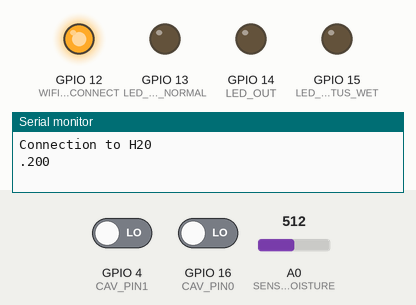
Simulated run of this sketch. Board: ESP8266 (NodeMCU). Parts: output pins drawn as LEDs (lit = HIGH), the last lines printed to the serial monitor. The test bench sets the inputs (shaded band); at power-on: GPIO 4 (CAV_PIN1) LOW, GPIO 16 (CAV_PIN0) LOW, A0 (SENSOR_MOISTURE) = 512. WiFi joins after 1.5 s; servers stay silent unless stated; the Firebase database answers and starts empty.

Above: at 0.3 s.
At 1.7 s:
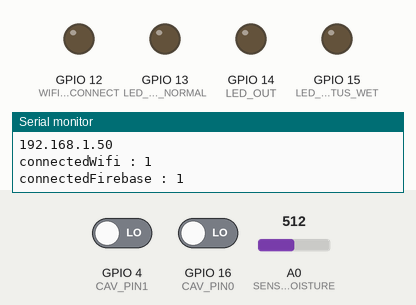
At 30.3 s:
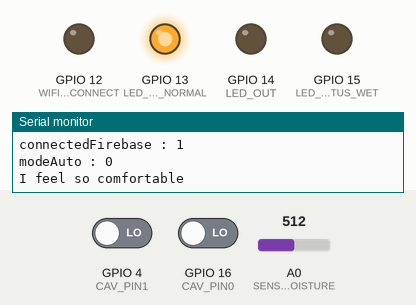
Timing chart, 0 to 31.8 s (numbered marks = the images above):
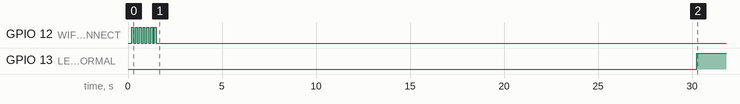

The sketch:

sketch_firebase.ino
```cpp
#include <FirebaseArduino.h>
#include <ESP8266WiFi.h>

#define FIREBASE_HOST "humiditeplantes.firebaseio.com/"
#define FIREBASE_AUTH "hwSjDnso1SLi4pJel1t9obEHkJLubKXst9cSUywi"

#define WIFI_SSID "H20"
#define WIFI_PASSWORD "qqqq4444"

#define WIFI_LED_CONNECT 12
#define LED_OUT 14
#define LED_STATUS_DRY 12
#define LED_STATUS_NORMAL 13
#define LED_STATUS_WET 15

#define CAV_PIN0 16
#define CAV_PIN1 4

#define SENSOR_MOISTURE A0


int idZone;
int connectedWifi;
int connectedFirebase;

void setup() {
  Serial.begin(9600);

  //define pinmodes
  pinMode(WIFI_LED_CONNECT,OUTPUT);
  pinMode(LED_OUT, OUTPUT);
  pinMode(LED_STATUS_DRY, OUTPUT);
  pinMode(LED_STATUS_NORMAL, OUTPUT);
  pinMode(LED_STATUS_WET,OUTPUT);

  pinMode(CAV_PIN0, INPUT);
  pinMode(CAV_PIN1, INPUT);


  Serial.print("Connection to ");
  Serial.println(WIFI_SSID);

  WiFi.begin(WIFI_SSID, WIFI_PASSWORD);
  //connect to wifi
  long timeout = millis();


  while (WiFi.status() != WL_CONNECTED && ((millis() - timeout) <= 20000)) {           //wait till connected to WiFi or timeout
    delay(100);
    digitalWrite(WIFI_LED_CONNECT,LOW);             //Blink the light till connected to WiFi
    delay(100);
    digitalWrite(WIFI_LED_CONNECT,HIGH);
    Serial.print(".");
    Serial.println(millis() - timeout);
  }
  if(millis() - timeout >= 20000) {
    connectedWifi = 0;
    connectedFirebase = 0;
    Serial.println("");
    Serial.println("WiFi connection timed out.");
  } else {
    connectedWifi = 1;
    Serial.println("");
    Serial.println("WiFi connected");
    digitalWrite(WIFI_LED_CONNECT,LOW);
    Serial.println("IP address: ");
    Serial.println(WiFi.localIP());

    Firebase.begin(FIREBASE_HOST, FIREBASE_AUTH);          //connect to Database
    if(Firebase.success()) {
      connectedFirebase = 1;
    } else {
      connectedFirebase = 0;
    }
  }

  Serial.println("connectedWifi : " + String(connectedWifi));
  Serial.println("connectedFirebase : " + String(connectedFirebase));

  delay(1000);
}

void loop() {

  int pin0 = digitalRead(CAV_PIN0);
  int pin1 = digitalRead(CAV_PIN1);
  idZone = getId(pin0, pin1);
  long lastUpdate = 0;

  // Reade from Firebase

  if(millis() - lastUpdate >= 30000) {
    lastUpdate = millis();
    int autoMode = 1;
    if(connectedWifi && connectedFirebase) {
      autoMode = firebaseGet("/" + String(idZone) + "/autoValue");
    }
    Serial.println("modeAuto : " + String(autoMode));
    if(autoMode == 1) {

      //Reset Leds
      digitalWrite(LED_STATUS_DRY, LOW);
      digitalWrite(LED_STATUS_NORMAL, LOW);
      digitalWrite(LED_STATUS_WET, LOW);

      //Light Leds
      if(analogRead(SENSOR_MOISTURE) < 300) {
        Serial.println("I am thirsty, please give me water");
        digitalWrite(LED_STATUS_DRY, HIGH);
        digitalWrite(LED_OUT,HIGH);
      }
      if(analogRead(SENSOR_MOISTURE) > 300 && analogRead(SENSOR_MOISTURE) < 800) {
        Serial.println("I feel so comfortable");
        digitalWrite(LED_STATUS_NORMAL, HIGH);
        digitalWrite(LED_OUT,LOW);
      }
      if(analogRead(SENSOR_MOISTURE) > 800) {
        Serial.println("Too much water, I might get hurt");
        digitalWrite(LED_STATUS_WET, HIGH);
        digitalWrite(LED_OUT,LOW);
      }

      // Write to Firebase
      firebaseSet("/" + String(idZone) + "/inValue", analogRead(SENSOR_MOISTURE));
      delay(100);

    } else {

      //Reset Leds
      digitalWrite(LED_STATUS_DRY, LOW);
      digitalWrite(LED_STATUS_NORMAL, LOW);
      digitalWrite(LED_STATUS_WET, LOW);

      //Light Leds
      if(analogRead(SENSOR_MOISTURE) < 300) {
        Serial.println("I am thirsty, please give me water");
        digitalWrite(LED_STATUS_DRY, HIGH);
      }
      if(analogRead(SENSOR_MOISTURE) > 300 && analogRead(SENSOR_MOISTURE) < 800) {
        Serial.println("I feel so comfortable");
        digitalWrite(LED_STATUS_NORMAL, HIGH);
      }
      if(analogRead(SENSOR_MOISTURE) > 800) {
        Serial.println("Too much water, I might get hurt");
        digitalWrite(LED_STATUS_WET, HIGH);
      }

      // Write to Firebase
      firebaseSet("/" + String(idZone) + "/inValue", analogRead(SENSOR_MOISTURE));
      delay(100);
    }
    if(connectedWifi && connectedFirebase) {
      int firebaseResult = firebaseGet("/" + String(idZone) + "/outValue");
      //Serial.println(firebaseResult);
      delay(100);

      if (Firebase.success() && firebaseResult == 0) {
        digitalWrite(LED_OUT,LOW);
      } else if(Firebase.success() && firebaseResult == 1) {
        digitalWrite(LED_OUT,HIGH);
      }
    }
  }
}

int firebaseGet(String s){
  int x = Firebase.getInt(s);
  yield();
  delay(100);
  return x;
  delay(100);
}

void firebaseSet(String s, int value) {
  Firebase.setInt(s, value);
  yield();
  delay(100);
}

int getId(int pin0, int pin1) {
  int id = pin0 * 1 + pin1 *2;
  //Serial.println("idZone : " + String(id));
  return id;
}
```

Measured:
- by itself, GPIO 13 (LED_STATUS_NORMAL): LOW → HIGH at 30.3 s
